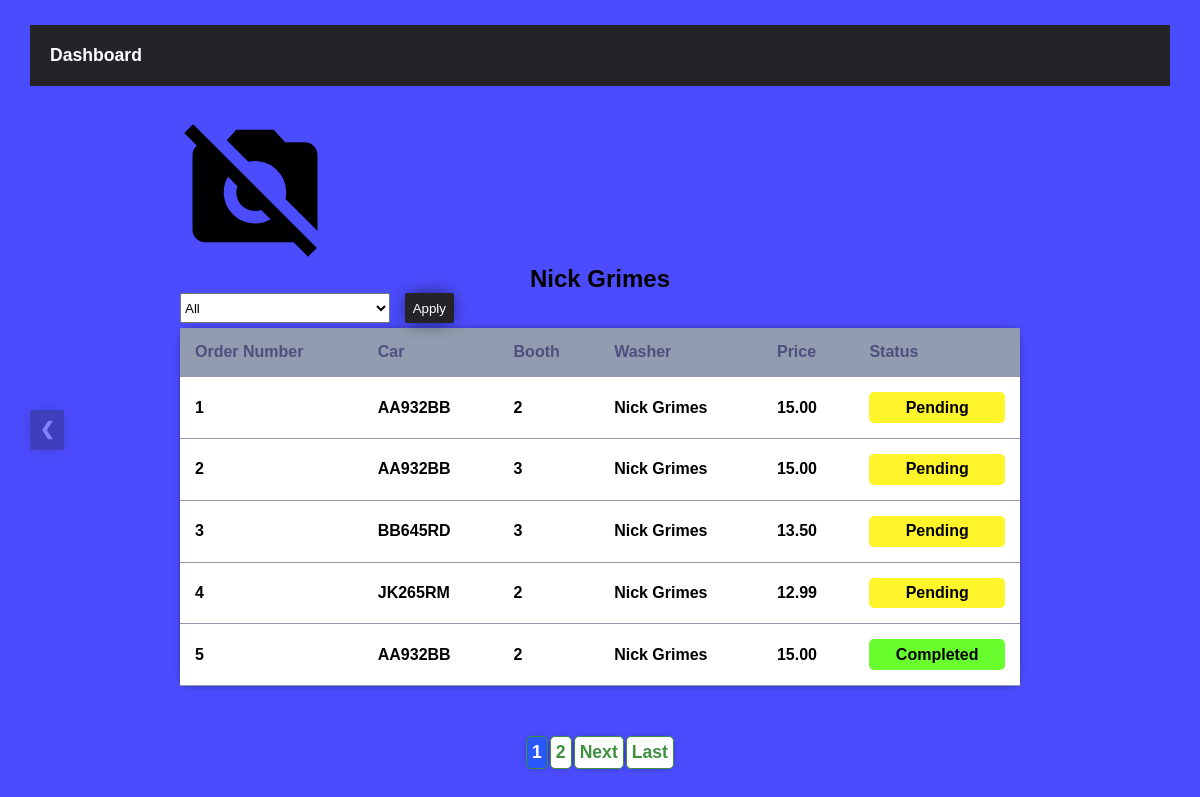
The page /employee/1/?page=1 on the database its author committed.
### washapp/models.py (models this page shows, shortened)
class Employee(models.Model):
    name = models.CharField(max_length=100)
    last_name = models.CharField(max_length=100)
    avatar = models.ImageField(default='washapp/no_image.svg', upload_to='washapp/employees/')
    share = models.PositiveSmallIntegerField(default=45)
    created = models.DateTimeField(auto_now_add=True, verbose_name='Hired')
    def __str__(self):
        return f"{self.name}  {self.last_name}"

class Order(models.Model):
    STATUS = (
        ('Completed', "Completed"),
        ('Pending', "Pending")
    )
    car = models.ForeignKey(to='Car', on_delete=models.PROTECT)
    wash_booth = models.ForeignKey(to='CarWashBooth', on_delete=models.PROTECT)
    washer = models.ForeignKey(to='Employee', on_delete=models.CASCADE)
    price = models.DecimalField(max_digits=5, decimal_places=2)
    status = models.CharField(choices=STATUS, max_length=100, default='Pending')
    requested = models.DateTimeField()
    completed = models.DateTimeField()
    class Meta:
        unique_together = [['washer', 'wash_booth', 'requested', 'car']]

class Car(models.Model):
    license_plate = models.CharField(max_length=7, unique=True)
    def __str__(self):
        return self.license_plate

class CarWashBooth(models.Model):
    occupied = models.BooleanField(blank=True)
    occupant = models.OneToOneField(to='washapp.Employee', on_delete=models.PROTECT, null=True, blank=True)
    car = models.OneToOneField(to='washapp.Car', on_delete=models.PROTECT, null=True, blank=True)
    class Meta:
        verbose_name = "Booth"
        verbose_name_plural = "Booths"
    def __str__(self):
        return str(self.id)

### washapp/views.py (the view)
# urls.py: path('employee/<int:employee_id>/', detail_view, name='detail'),
def detail_view(request, *args, **kwargs):
    employee = get_object_or_404(Employee, pk=kwargs['employee_id'])
    orders_by = request.GET.get('orders_by')
    orders = employee.order_set.all()
    if orders_by == 'day':
        orders = [order for order in orders if order.completed >= timezone.now() - timezone.timedelta(days=1)]
    elif orders_by == 'week':
        orders = [order for order in orders if order.completed >= timezone.now() - timezone.timedelta(weeks=1)]
    elif orders_by == 'month':
        orders = [order for order in orders if order.completed >= timezone.now() - timezone.timedelta(weeks=4)]
    paginator = Paginator(orders, 5)
    page = request.GET.get('page')
    try:
        orders = paginator.page(page)
    except:
        return HttpResponseRedirect(f'?page=1&orders_by={orders_by}' if orders_by else '?page=1')
    return render(request, 'washapp/employee_detail.html', {
        'employee': employee,
        'orders': orders,
        'page': paginator.page(page)
    })

### washapp/templates/washapp/employee_detail.html (shortened to what this page needs)
{% extends 'washapp/base.html' %}
{% block content %}
    <a href="{% url 'washapp:employees' %}" class="btn fixed-top">&#10094;</a>
    <section class="page-content">
        <div class="avatar-wrapper">
            <img src="{{ employee.avatar.url }}" alt="employee_avatar" class="employee-detail-avatar"/>
        </div>
        <h2>{{ employee|capfirst }}</h2>
        <div class="orders">
            <header>
                <form>
                    <select name='orders_by' id="order_filter">
                        <option selected value="all">All</option>
                    </select>
                    <button class="btn" type="submit">
                        Apply
                    </button>
                </form>
            </header>
            <section>
                {% include 'washapp/detailsPage/orders.html' %}
                <div class="pages-wrapper">
                    <div class="pages-wrapper">
                        {% for num in page.paginator.page_range %}
                            {% if page.number == num %}
                                <a class="disabled">{{ num }}</a>
                            {% elif num > page.number|add:'-3' and num < page.number|add:'3' %}
                                <a href="?page={{ num }}
            {% if request.GET.orders_by %}&orders_by={{ request.GET.orders_by }}{% endif %}">{{ num }}</a>
                            {% endif %}
                        {% endfor %}
                        {% if page.has_next %}
                            <a href="?page={{ page.next_page_number }}
            {% if request.GET.orders_by %}&orders_by={{ request.GET.orders_by }}{% endif %}">Next</a>
                            <a href="?page={{ page.paginator.num_pages }}
            {% if request.GET.orders_by %}&orders_by={{ request.GET.orders_by }}{% endif %}">Last</a>
                        {% endif %}
                    </div>
                </div>
            </section>
        </div>
    </section>
{% endblock content %}

### washapp/templates/washapp/detailsPage/orders.html
<div id="orders_default_id">
    <table class="table">
        <thead>
        <tr>
            <th>Order Number</th>
            <th>Car</th>
            <th>Booth</th>
            <th>Washer</th>
            <th>Price</th>
            <th>Status</th>
        </tr>
        </thead>
        <tbody>
        {% for order in orders %}
            <tr>
                <td>{{ order.pk }}</td>
                <td>{{ order.car }}</td>
                <td>{{ order.wash_booth }}</td>
                <td>{{ order.washer }}</td>
                <td>{{ order.price }}</td>
                <td>
                    {% if order.status == "Pending" %}
                        <div class="status status-pending">
                            {{ order.status }}
                        </div>
                    {% else %}
                        <div class="status status-completed">
                            {{ order.status }}
                        </div>
                    {% endif %}
                </td>
            </tr>
        {% endfor %}
        </tbody>
    </table>
</div>

### static/washapp/base.css (style rules this page uses)
:root { --gray-blue: #919cb0; --gray-blue-dark: #4f4f7e; --blue: #2a58ff; --graphite: #242428; --lime: #69ff2f; --yellow: #fff52a; --green: #3d913d; --red: #ff2c2c; }
* { margin: 0; padding: 0; }
body { font-family: Arial, "Roboto", "Lucida Grande", Verdana, sans-serif; font-weight: 700; background: rgba(0, 0, 255, 0.7); }
a { text-decoration: none; color: white; font-size: 1.1em; }
.btn { padding: 0.5em; background-color: var(--graphite); color: white; cursor: pointer; border: 1px solid var(--graphite); box-shadow: 0 0 20px -5px black; border-radius: 2px; outline: none; }
a.btn { text-decoration: none; opacity: 30%; }
.table { border-collapse: collapse; box-shadow: 0 0 10px -5px black; width: 100%; margin: 0 auto; background: white; }
.table > thead { text-align: left; color: var(--gray-blue-dark); background-color: var(--gray-blue); }
.table tr { border-bottom: 1px solid var(--gray-blue); }
.table th, .table td { box-sizing: border-box; padding: 15px; }
.page-content { margin-top: 15px; }
.page-content h2 { text-align: center; }
.orders { width: 100%; margin: 0 auto; }
.orders > header > form { display: flex; width: 70%; margin: 0 auto 5px; }
#order_filter { width: 25%; margin-right: 15px; }
.orders > section { width: 70%; margin: 0 auto; }
.status { text-align: center; padding: 0.4em; border-radius: 5px; }
.status-completed { background-color: var(--lime); }
.status-pending { background-color: var(--yellow); }
.pages-wrapper { display: flex; flex-direction: row; justify-content: center; margin: 25px auto; }
.pages-wrapper a { color: var(--green); display: inline-block; background: white; padding: 5px; margin: 0 1px; border: 1px solid var(--green); border-radius: 5px; box-shadow: 0 0 10px -5px black; text-decoration: none; }
a.disabled { background-color: var(--blue); color: white; cursor: not-allowed; }
.employee-detail-avatar { width: 150px; margin: 0 auto; }
.avatar-wrapper { margin: 0 auto; width: 70%; text-align: left; }
.fixed-top { position: fixed; top: 50%; left: 2.5%; }

### rows shown on the page
Employee: avatar (placeholder picture), name+last_name "Nick Grimes"
Order: pk "1", car "AA932BB", wash_booth "2", washer "Nick Grimes", price "15.00", status "Pending"
Order: pk "2", car "AA932BB", wash_booth "3", washer "Nick Grimes", price "15.00", status "Pending"
Order: pk "3", car "BB645RD", wash_booth "3", washer "Nick Grimes", price "13.50", status "Pending"
Order: pk "4", car "JK265RM", wash_booth "2", washer "Nick Grimes", price "12.99", status "Pending"
Order: pk "5", car "AA932BB", wash_booth "2", washer "Nick Grimes", price "15.00", status "Completed"

### other values the page prints
{{ num }} "1"
{{ num }} "2"
